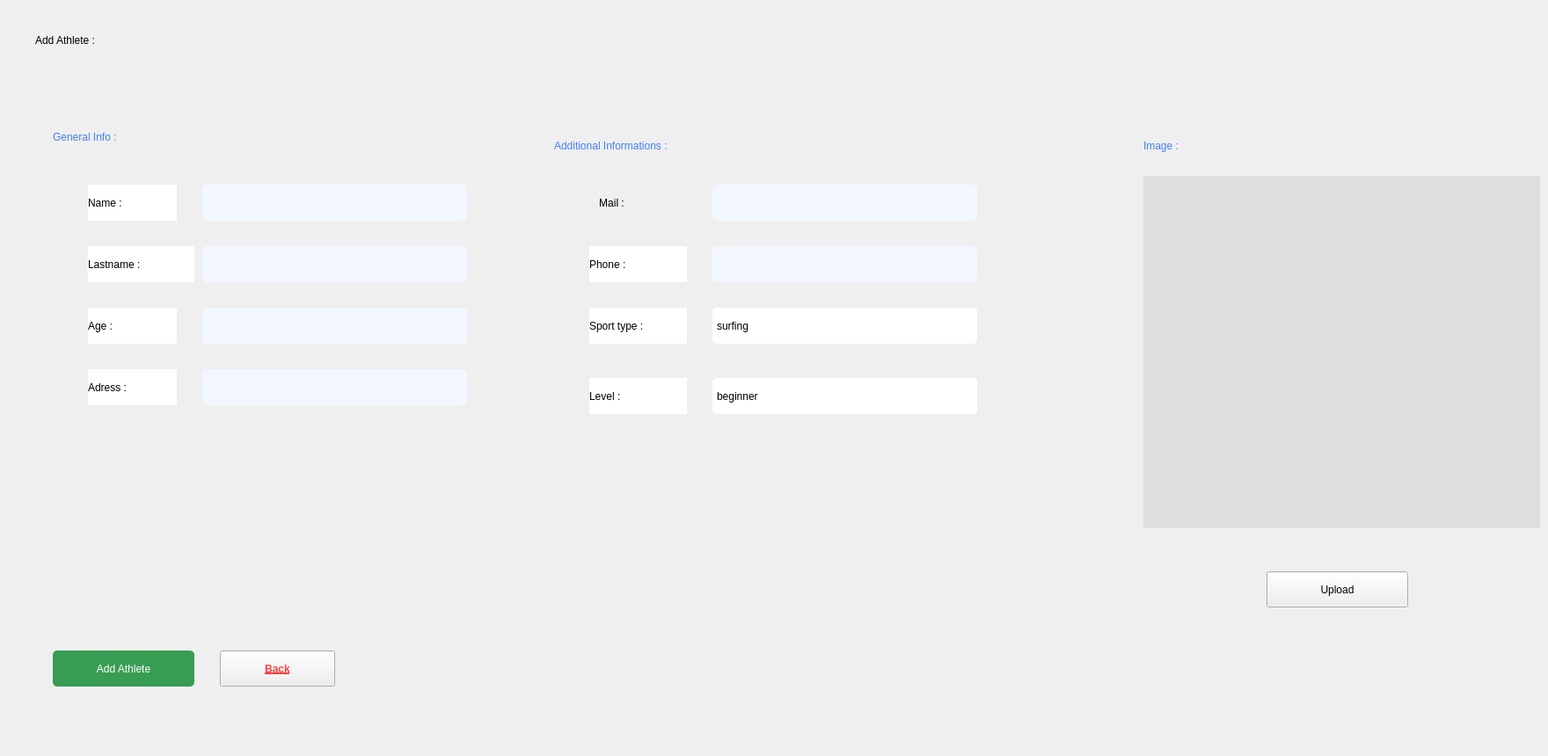
      <widget class="QWidget" name="ajoutPage">
       <widget class="QLabel" name="label_3">
        <property name="geometry">
         <rect>
          <x>40</x>
          <y>20</y>
          <width>271</width>
          <height>51</height>
         </rect>
        </property>
        <property name="styleSheet">
         <string notr="true">font: 12pt&quot;Italic Outline Art&quot; ;
</string>
        </property>
        <property name="text">
         <string>Add Athlete :</string>
        </property>
       </widget>
       <widget class="QComboBox" name="add_typeSport">
        <property name="geometry">
         <rect>
          <x>810</x>
          <y>350</y>
          <width>301</width>
          <height>41</height>
         </rect>
        </property>
        <property name="styleSheet">
         <string notr="true">QComboBox{
background-color: white;
border-radius: 5px;
}


QComboBox::drop-down:button{
	background-color: white;
	width: 28px;
	border-radius : 5px;
}

QComboBox::down-arrow {
   
	image: url(:/img/img/ic_downArrow.png);
    width: 26px;
    height: 24px;
	padding: 5px;
}

</string>
        </property>
        <property name="editable">
         <bool>false</bool>
        </property>
        <property name="currentText">
         <string>surfing</string>
        </property>
        <property name="currentIndex">
         <number>0</number>
        </property>
        <property name="iconSize">
         <size>
          <width>21</width>
          <height>21</height>
         </size>
        </property>
        <property name="frame">
         <bool>false</bool>
        </property>
        <item>
         <property name="text">
          <string>surfing</string>
         </property>
        </item>
        <item>
         <property name="text">
          <string>nage libre</string>
         </property>
        </item>
       </widget>
       <widget class="QLineEdit" name="add_name">
        <property name="geometry">
         <rect>
          <x>230</x>
          <y>210</y>
          <width>301</width>
          <height>41</height>
         </rect>
        </property>
        <property name="styleSheet">
         <string notr="true">border-radius: 5px ;
background-color: rgb(242, 247, 255);
</string>
        </property>
        <property name="frame">
         <bool>true</bool>
        </property>
        <property name="alignment">
         <set>Qt::AlignCenter</set>
        </property>
        <property name="dragEnabled">
         <bool>true</bool>
        </property>
        <property name="readOnly">
         <bool>false</bool>
        </property>
       </widget>
       <widget class="QLabel" name="label_102">
        <property name="geometry">
         <rect>
          <x>670</x>
          <y>280</y>
          <width>111</width>
          <height>41</height>
         </rect>
        </property>
        <property name="styleSheet">
         <string notr="true">background-color: rgb(255, 255, 255);
font: 9pt &quot;poppins&quot;;
color: rgb(0, 0, 0);
</string>
        </property>
        <property name="text">
         <string>Phone :</string>
        </property>
        <property name="alignment">
         <set>Qt::AlignLeading|Qt::AlignLeft|Qt::AlignVCenter</set>
        </property>
       </widget>
       <widget class="QLabel" name="label_103">
        <property name="geometry">
         <rect>
          <x>100</x>
          <y>350</y>
          <width>101</width>
          <height>41</height>
         </rect>
        </property>
        <property name="styleSheet">
         <string notr="true">background-color: rgb(255, 255, 255);
font: 9pt &quot;poppins&quot;;
color: rgb(0, 0, 0);

</string>
        </property>
        <property name="text">
         <string>Age :</string>
        </property>
        <property name="alignment">
         <set>Qt::AlignLeading|Qt::AlignLeft|Qt::AlignVCenter</set>
        </property>
       </widget>
       <widget class="QLineEdit" name="add_phone">
        <property name="geometry">
         <rect>
          <x>810</x>
          <y>280</y>
          <width>301</width>
          <height>41</height>
         </rect>
        </property>
        <property name="styleSheet">
         <string notr="true">border-radius: 5px ;
background-color: rgb(242, 247, 255);</string>
        </property>
        <property name="frame">
         <bool>true</bool>
        </property>
        <property name="alignment">
         <set>Qt::AlignCenter</set>
        </property>
        <property name="dragEnabled">
         <bool>true</bool>
        </property>
        <property name="readOnly">
         <bool>false</bool>
        </property>
       </widget>
       <widget class="QLineEdit" name="add_mail">
        <property name="geometry">
         <rect>
          <x>810</x>
          <y>210</y>
          <width>301</width>
          <height>41</height>
         </rect>
        </property>
        <property name="styleSheet">
         <string notr="true">border-radius: 5px ;
background-color: rgb(242, 247, 255);</string>
        </property>
        <property name="frame">
         <bool>true</bool>
        </property>
        <property name="alignment">
         <set>Qt::AlignCenter</set>
        </property>
        <property name="dragEnabled">
         <bool>true</bool>
        </property>
        <property name="readOnly">
         <bool>false</bool>
        </property>
       </widget>
       <widget class="QLabel" name="label_107">
        <property name="geometry">
         <rect>
          <x>100</x>
          <y>280</y>
          <width>121</width>
          <height>41</height>
         </rect>
        </property>
        <property name="styleSheet">
         <string notr="true">background-color: rgb(255, 255, 255);
font: 9pt &quot;poppins&quot;;
color: rgb(0, 0, 0);
</string>
        </property>
        <property name="text">
         <string>Lastname :</string>
        </property>
        <property name="alignment">
         <set>Qt::AlignLeading|Qt::AlignLeft|Qt::AlignVCenter</set>
        </property>
       </widget>
       <widget class="QLineEdit" name="add_age">
        <property name="geometry">
         <rect>
          <x>230</x>
          <y>350</y>
          <width>301</width>
          <height>41</height>
         </rect>
        </property>
        <property name="styleSheet">
         <string notr="true">border-radius: 5px ;
background-color: rgb(242, 247, 255);</string>
        </property>
        <property name="frame">
         <bool>true</bool>
        </property>
        <property name="alignment">
         <set>Qt::AlignCenter</set>
        </property>
        <property name="dragEnabled">
         <bool>true</bool>
        </property>
        <property name="readOnly">
         <bool>false</bool>
        </property>
       </widget>
       <widget class="QLabel" name="label_128">
        <property name="geometry">
         <rect>
          <x>660</x>
          <y>210</y>
          <width>71</width>
          <height>41</height>
         </rect>
        </property>
        <property name="styleSheet">
         <string notr="true">
font: 9pt &quot;poppins&quot;;
</string>
        </property>
        <property name="text">
         <string>Mail :</string>
        </property>
        <property name="alignment">
         <set>Qt::AlignCenter</set>
        </property>
       </widget>
       <widget class="QLineEdit" name="add_lastname">
        <property name="geometry">
         <rect>
          <x>230</x>
          <y>280</y>
          <width>301</width>
          <height>41</height>
         </rect>
        </property>
        <property name="styleSheet">
         <string notr="true">border-radius: 5px ;
background-color: rgb(242, 247, 255);</string>
        </property>
        <property name="alignment">
         <set>Qt::AlignCenter</set>
        </property>
       </widget>
       <widget class="QLabel" name="label_129">
        <property name="geometry">
         <rect>
          <x>100</x>
          <y>210</y>
          <width>101</width>
          <height>41</height>
         </rect>
        </property>
        <property name="styleSheet">
         <string notr="true">background-color: rgb(255, 255, 255);
font: 9pt &quot;poppins&quot;;
color: rgb(0, 0, 0);

</string>
        </property>
        <property name="text">
         <string>Name :</string>
        </property>
        <property name="alignment">
         <set>Qt::AlignLeading|Qt::AlignLeft|Qt::AlignVCenter</set>
        </property>
       </widget>
       <widget class="QLabel" name="label_17">
        <property name="geometry">
         <rect>
          <x>60</x>
          <y>130</y>
          <width>271</width>
          <height>51</height>
         </rect>
        </property>
        <property name="layoutDirection">
         <enum>Qt::LeftToRight</enum>
        </property>
        <property name="styleSheet">
         <string notr="true">font: 10pt&quot;Italic Outline Art&quot; ;
color : #437FF7</string>
        </property>
        <property name="text">
         <string>General Info :</string>
        </property>
       </widget>
       <widget class="QLineEdit" name="add_adress">
        <property name="geometry">
         <rect>
          <x>230</x>
          <y>420</y>
          <width>301</width>
          <height>41</height>
         </rect>
        </property>
        <property name="styleSheet">
         <string notr="true">border-radius: 5px ;
background-color: rgb(242, 247, 255);</string>
        </property>
        <property name="frame">
         <bool>true</bool>
        </property>
        <property name="alignment">
         <set>Qt::AlignCenter</set>
        </property>
        <property name="dragEnabled">
         <bool>true</bool>
        </property>
        <property name="readOnly">
         <bool>false</bool>
        </property>
       </widget>
       <widget class="QLabel" name="label_108">
        <property name="geometry">
         <rect>
          <x>100</x>
          <y>420</y>
          <width>101</width>
          <height>41</height>
         </rect>
        </property>
        <property name="styleSheet">
         <string notr="true">background-color: rgb(255, 255, 255);
font: 9pt &quot;poppins&quot;;
color: rgb(0, 0, 0);

</string>
        </property>
        <property name="text">
         <string>Adress :</string>
        </property>
        <property name="alignment">
         <set>Qt::AlignLeading|Qt::AlignLeft|Qt::AlignVCenter</set>
        </property>
       </widget>
       <widget class="QLabel" name="label_20">
        <property name="geometry">
         <rect>
          <x>630</x>
          <y>140</y>
          <width>271</width>
          <height>51</height>
         </rect>
        </property>
        <property name="layoutDirection">
         <enum>Qt::LeftToRight</enum>
        </property>
        <property name="styleSheet">
         <string notr="true">font: 10pt&quot;Italic Outline Art&quot; ;
color : #437FF7</string>
        </property>
        <property name="text">
         <string>Additional Informations :</string>
        </property>
       </widget>
       <widget class="QLabel" name="label_109">
        <property name="geometry">
         <rect>
          <x>670</x>
          <y>350</y>
          <width>111</width>
          <height>41</height>
         </rect>
        </property>
        <property name="styleSheet">
         <string notr="true">background-color: rgb(255, 255, 255);
font: 9pt &quot;poppins&quot;;
color: rgb(0, 0, 0);
</string>
        </property>
        <property name="text">
         <string>Sport type :</string>
        </property>
        <property name="alignment">
         <set>Qt::AlignLeading|Qt::AlignLeft|Qt::AlignVCenter</set>
        </property>
       </widget>
       <widget class="QLabel" name="label_110">
        <property name="geometry">
         <rect>
          <x>670</x>
          <y>430</y>
          <width>111</width>
          <height>41</height>
         </rect>
        </property>
        <property name="styleSheet">
         <string notr="true">background-color: rgb(255, 255, 255);
font: 9pt &quot;poppins&quot;;
color: rgb(0, 0, 0);
</string>
        </property>
        <property name="text">
         <string>Level :</string>
        </property>
        <property name="alignment">
         <set>Qt::AlignLeading|Qt::AlignLeft|Qt::AlignVCenter</set>
        </property>
       </widget>
       <widget class="QPushButton" name="add_addBTN">
        <property name="geometry">
         <rect>
          <x>60</x>
          <y>740</y>
          <width>161</width>
          <height>41</height>
         </rect>
        </property>
        <property name="styleSheet">
         <string notr="true">background-color:#379D53;border-radius :5px; 
color : #fff;</string>
        </property>
        <property name="text">
         <string>Add Athlete</string>
        </property>
       </widget>
       <widget class="QComboBox" name="add_level">
        <property name="geometry">
         <rect>
          <x>810</x>
          <y>430</y>
          <width>301</width>
          <height>41</height>
         </rect>
        </property>
        <property name="styleSheet">
         <string notr="true">QComboBox{
background-color: white;
border-radius: 5px;
}


QComboBox::drop-down:button{
	background-color: white;
	width: 28px;
	border-radius : 5px;
}

QComboBox::down-arrow {
   
	image: url(:/img/img/ic_downArrow.png);
    width: 26px;
    height: 24px;
	padding: 5px;
}

</string>
        </property>
        <property name="editable">
         <bool>false</bool>
        </property>
        <property name="currentText">
         <string>beginner</string>
        </property>
        <property name="currentIndex">
         <number>0</number>
        </property>
        <property name="iconSize">
         <size>
          <width>21</width>
          <height>21</height>
         </size>
        </property>
        <property name="frame">
         <bool>false</bool>
        </property>
        <item>
         <property name="text">
          <string>beginner</string>
         </property>
        </item>
        <item>
         <property name="text">
          <string>intermediate</string>
         </property>
        </item>
        <item>
         <property name="text">
          <string>amateur</string>
         </property>
        </item>
        <item>
         <property name="text">
          <string>professional</string>
         </property>
        </item>
       </widget>
       <widget class="QPushButton" name="back_2">
        <property name="geometry">
         <rect>
          <x>250</x>
          <y>740</y>
          <width>131</width>
          <height>41</height>
         </rect>
        </property>
        <property name="font">
         <font>
          <weight>75</weight>
          <bold>true</bold>
          <underline>true</underline>
         </font>
        </property>
        <property name="styleSheet">
         <string notr="true">color : #F74343</string>
        </property>
        <property name="text">
         <string>Back</string>
        </property>
       </widget>
       <widget class="QLabel" name="label_21">
        <property name="geometry">
         <rect>
          <x>280</x>
          <y>490</y>
          <width>301</width>
          <height>361</height>
         </rect>
        </property>
        <property name="text">
         <string/>
        </property>
        <property name="pixmap">
         <pixmap>:/img/img/typing_human.png</pixmap>
        </property>
       </widget>
       <widget class="QLabel" name="add_sportif_img">
        <property name="geometry">
         <rect>
          <x>1300</x>
          <y>200</y>
          <width>451</width>
          <height>401</height>
         </rect>
        </property>
        <property name="styleSheet">
         <string notr="true">background-color: rgb(222, 222, 222);</string>
        </property>
        <property name="text">
         <string/>
        </property>
       </widget>
       <widget class="QLabel" name="label_26">
        <property name="geometry">
         <rect>
          <x>1300</x>
          <y>140</y>
          <width>271</width>
          <height>51</height>
         </rect>
        </property>
        <property name="layoutDirection">
         <enum>Qt::LeftToRight</enum>
        </property>
        <property name="styleSheet">
         <string notr="true">font: 10pt&quot;Italic Outline Art&quot; ;
color : #437FF7</string>
        </property>
        <property name="text">
         <string>Image :</string>
        </property>
       </widget>
       <widget class="QPushButton" name="add_sportif_upload_image">
        <property name="geometry">
         <rect>
          <x>1440</x>
          <y>650</y>
          <width>161</width>
          <height>41</height>
         </rect>
        </property>
        <property name="text">
         <string>Upload</string>
        </property>
       </widget>
       <zorder>label_21</zorder>
       <zorder>label_3</zorder>
       <zorder>add_typeSport</zorder>
       <zorder>add_name</zorder>
       <zorder>label_102</zorder>
       <zorder>label_103</zorder>
       <zorder>add_phone</zorder>
       <zorder>add_mail</zorder>
       <zorder>label_107</zorder>
       <zorder>add_age</zorder>
       <zorder>label_128</zorder>
       <zorder>add_lastname</zorder>
       <zorder>label_129</zorder>
       <zorder>label_17</zorder>
       <zorder>add_adress</zorder>
       <zorder>label_108</zorder>
       <zorder>label_20</zorder>
       <zorder>label_109</zorder>
       <zorder>label_110</zorder>
       <zorder>add_addBTN</zorder>
       <zorder>add_level</zorder>
       <zorder>back_2</zorder>
       <zorder>add_sportif_img</zorder>
       <zorder>label_26</zorder>
       <zorder>add_sportif_upload_image</zorder>
      </widget>
